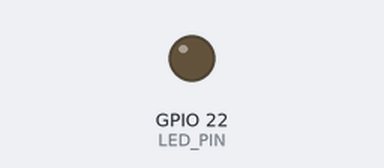
Recording of a sketch running on a simulated ESP32. Shown: output pins drawn as LEDs (lit = HIGH). What the sketch prints to the serial monitor is not drawn. At 3.0 s the program puts the board to deep sleep or switches it off; the recording ends there.

Above: at 0.1 s.
At 1.1 s:
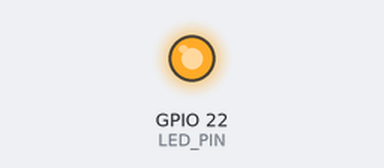
Timing chart, 0 to 3.0 s (numbered marks = the images above):
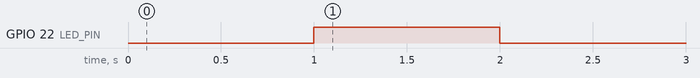

Measured:
- by itself, GPIO 22 (LED_PIN): LOW → HIGH at 1.0 s, → LOW 1.0 s later

The sketch:

ESP32_Switrch_WakeUp_Example.ino
```cpp
#include <driver/rtc_io.h>
#define LED_PIN    22

void setup() {
  Serial.begin(115200);
  rtc_gpio_pulldown_en((gpio_num_t)GPIO_NUM_12);                  //Enables ESP32 pullup or pulldown resistor during deep sleep
  esp_sleep_enable_ext0_wakeup((gpio_num_t)GPIO_NUM_12, RISING);
}

void loop() {
  Flash_LED();
  Serial.println("Going to sleep...");
  esp_deep_sleep_start();  // Sleep for ever until switch pressed
}

void Flash_LED() {
  pinMode(LED_PIN, OUTPUT);
  digitalWrite(LED_PIN, LOW);
  delay(1000);
  digitalWrite(LED_PIN, HIGH);
  delay(1000);
  digitalWrite(LED_PIN, LOW);
  delay(1000);
}
```
